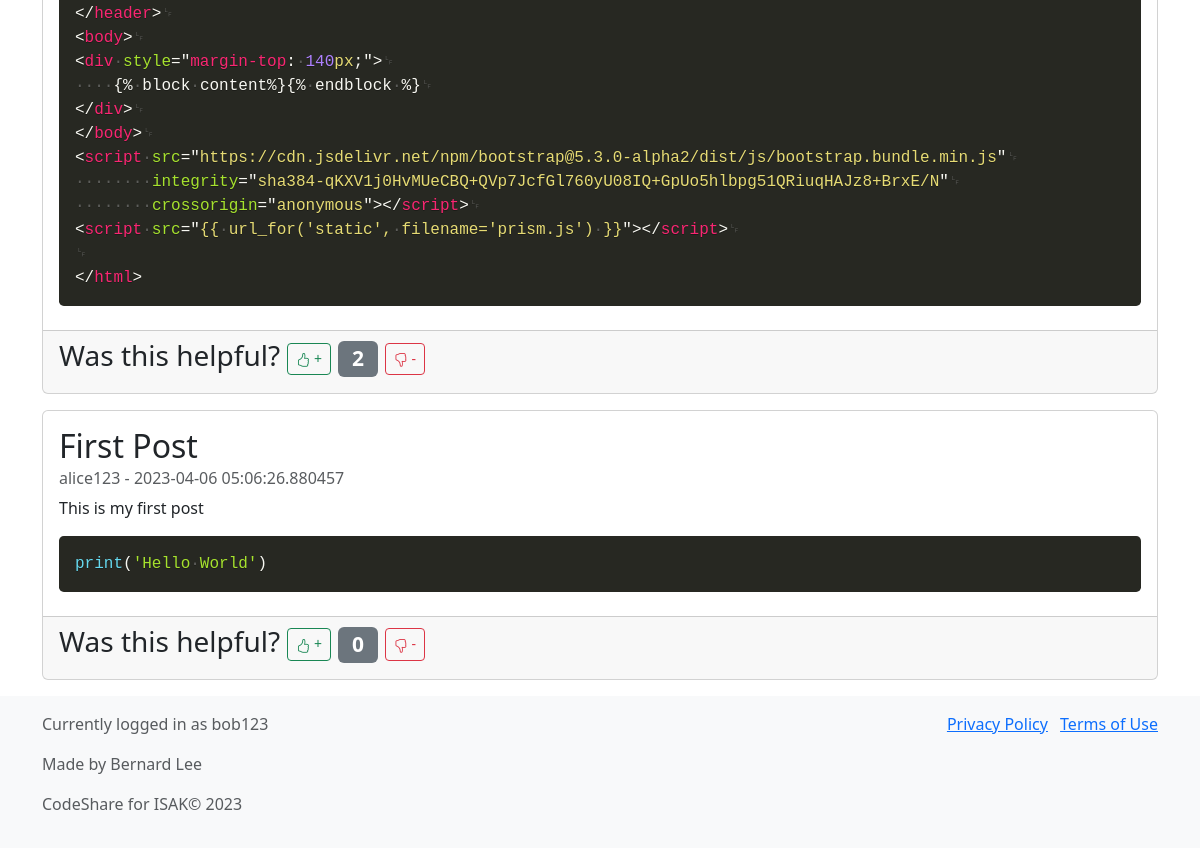
Before: /dashboard (signed in, lower part) with the older database file.
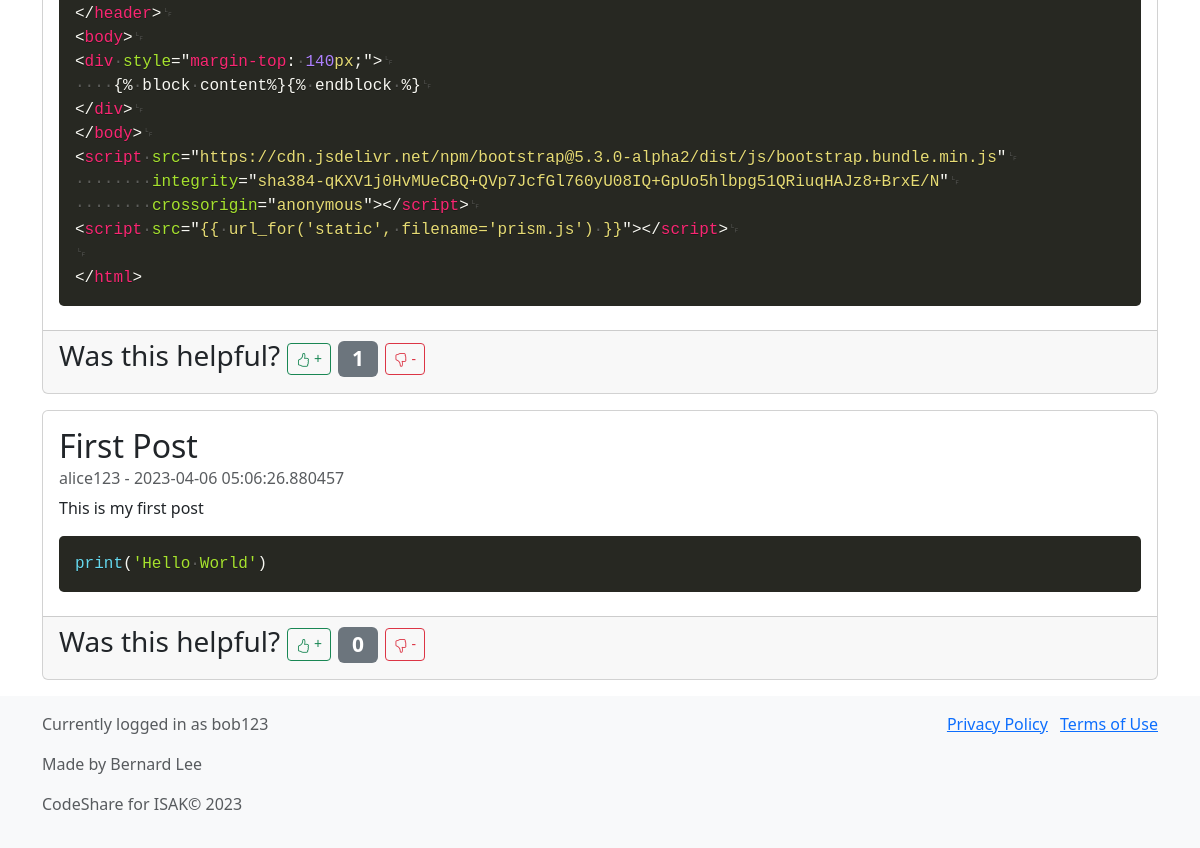
After: the same page with the newer database file.
### db_models.py (models this page shows, shortened)
class Base(DeclarativeBase):
    pass

class Post(Base):
    __tablename__ = "posts"
    id: Mapped[int] = mapped_column(primary_key=True)
    title: Mapped[str] = mapped_column(String(100))
    datetime_posted: Mapped[datetime.datetime] = mapped_column(DateTime, default=datetime.datetime.utcnow)
    content: Mapped[str] = mapped_column(String(2000))
    code: Mapped[str] = mapped_column(String(2000))
    code_language: Mapped[str] = mapped_column(String(20))
    like_count: Mapped[int] = mapped_column(Integer, default=0)
    user_id: Mapped[int] = mapped_column(ForeignKey("users.id", ondelete="CASCADE"))
    user: Mapped[Users] = relationship("Users", back_populates="posts")

class Users(Base):
    __tablename__ = "users"
    id: Mapped[int] = mapped_column(primary_key=True)
    username: Mapped[str] = mapped_column(String(20),unique=True)
    password: Mapped[str] = mapped_column(String(100))
    posts: Mapped[list["posts"]|None] = relationship("Post", back_populates="user")

### app.py (the view)
@app.route("/dashboard")
def dashboard():
    try:
        token = session['token']
        if check_token(token):
            username = get_username_from_token(token)
            sort_by = request.args.get('sort_by', default='time', type=str)
            print(sort_by)
            posts = db.get_sorted_posts(sort_by)
            return render_template('dashboard.html', title='Dashboard', posts=posts, username=username)
        else:
            return redirect(url_for('login'))
    except KeyError:
        return redirect(url_for('login'))

### db_manager.py (called while the page is built)
    def get_sorted_posts(self, sort_by):
        posts = None
        if sort_by == "time":
            posts = self.session.query(Post).order_by(Post.datetime_posted.desc()).all()
        elif sort_by == "likes":
            posts = self.session.query(Post).order_by(Post.like_count.desc()).all()
        if posts:
            for post in posts:
                user = self.session.query(Users).filter_by(id=post.user_id).first()
                post.username = user.username
            return posts

### token_management.py (called while the page is built)
def get_username_from_token(token): #get username from token
    print(token)
    decoded_token = jwt.decode(token, token_encryption_key, algorithms=['HS256'])
    return decoded_token['username']

def check_token(token): #check if token is valid and not expired
    try:
        decoded_token = jwt.decode(token, token_encryption_key, algorithms=['HS256'])
        current_time = datetime.utcnow().timestamp()
        if decoded_token['datetime'] < current_time:
            return False
        else:
            return True
    except:
        return False

### templates/dashboard.html (shortened to what this page needs)
{% extends "base_template.html" %}
{% block content %}
    <div class="container" style="margin-top: 160px;">
        {% for post in posts %}
        <div class="card mb-3">
            <div class="card-body">
                <h2 class="card-title">{{ post.title }}</h2>
                <h6 class="card-subtitle mb-2 text-muted">{{ post.username }} - {{ post.datetime_posted }}</h6>
                <p class="card-text">{{ post.content }}</p>
                <pre><code class="language-{{ post.code_language }}">{{ post.code }}</code></pre>
            </div>
            <div class="card-footer d-inline-flex justify-content-start mt-auto">
                <h3> Was this helpful?
                    <a href="/add_like/{{ post.id }}"><button type="button" class="btn btn-outline-success btn-sm w-auto">
                        <i class="bi bi-hand-thumbs-up"></i> +
                    </button></a>
                    <span class="badge bg-secondary">{{ post.like_count }}</span>
                    <a href="/add_dislike/{{ post.id }}"><button type="button" class="btn btn-outline-danger btn-sm w-auto">
                        <i class="bi bi-hand-thumbs-down"></i> -
                    </button></a>
                </h3>
            </div>
        </div>
        {% endfor %}
    </div>
{% endblock %}

### templates/base_template.html (shortened to what this page needs)
<!DOCTYPE html>
<html lang="en">
<head>
    <link href="https://cdn.jsdelivr.net/npm/bootstrap@5.3.0-alpha2/dist/css/bootstrap.min.css" rel="stylesheet"
>
<link rel="stylesheet" href="https://cdn.jsdelivr.net/npm/bootstrap-icons@1.5.0/font/bootstrap-icons.css">
    <link rel="stylesheet" href="{{ url_for('static', filename='prism.css') }}">
</head>
<body>
<div style="margin-top: 140px;">
    {% block content%}{% endblock %}
</div>
</body>
<footer class="footer mt-auto py-3 bg-light">
  <div class="container">
    <div class="row">
      <div class="col-md-6">
        <div class="mb-3">
          <span class="text-muted">Currently logged in as {{ username }}</span>
        </div>
        <div class="mb-3">
          <span class="text-muted">Made by Bernard Lee</span>
        </div>
        <div class="mb-3">
          <span class="text-muted">CodeShare for ISAK&copy; 2023</span>
        </div>
      </div>
      <div class="col-md-6 text-end">
        <ul class="list-inline">
          <li class="list-inline-item"><a href="#">Privacy Policy</a></li>
          <li class="list-inline-item"><a href="#">Terms of Use</a></li>
        </ul>
      </div>
    </div>
  </div>
</footer>
</html>

### static/prism.css (style rules this page uses)
code[class*=language-],pre[class*=language-] { color:#f8f8f2;background:0 0;text-shadow:0 1px rgba(0,0,0,.3);font-family:Consolas,Monaco,'Andale Mono','Ubuntu Mono',monospace;font-size:1em;text-align:left;white-space:pre;word-spacing:normal;word-break:normal;word-wrap:normal;line-height:1.5;-moz-tab-size:4;-o-tab-size:4;tab-size:4;-webkit-hyphens:none;-moz-hyphens:none;-ms-hyphens:none;hyphens:none }
pre[class*=language-] { padding:1em;margin:.5em 0;overflow:auto;border-radius:.3em }
:not(pre)>code[class*=language-],pre[class*=language-] { background:#272822 }

### templates/dashboard.html (style rules this page uses)
.bi { vertical-align: -.125em; fill: currentColor; }

Changed rows visible on the page:
changed Post (number 1 of 2 on the later page): like_count "2" → "1"
